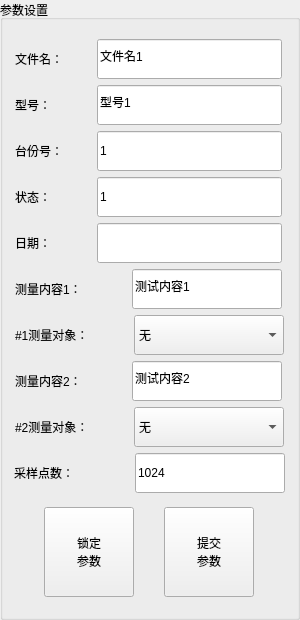
           <widget class="QGroupBox" name="Box_paramsDefine">
            <property name="minimumSize">
             <size>
              <width>300</width>
              <height>620</height>
             </size>
            </property>
            <property name="maximumSize">
             <size>
              <width>300</width>
              <height>750</height>
             </size>
            </property>
            <property name="sizeIncrement">
             <size>
              <width>0</width>
              <height>0</height>
             </size>
            </property>
            <property name="title">
             <string>参数设置</string>
            </property>
            <layout class="QGridLayout" name="gridLayout_28">
             <item row="0" column="0">
              <layout class="QVBoxLayout" name="verticalLayout_24">
               <item>
                <layout class="QHBoxLayout" name="horizontalLayout_32">
                 <item>
                  <widget class="QLabel" name="label_49">
                   <property name="maximumSize">
                    <size>
                     <width>75</width>
                     <height>35</height>
                    </size>
                   </property>
                   <property name="sizeIncrement">
                    <size>
                     <width>0</width>
                     <height>0</height>
                    </size>
                   </property>
                   <property name="text">
                    <string>文件名：</string>
                   </property>
                  </widget>
                 </item>
                 <item>
                  <widget class="QLineEdit" name="Edit_fileName_3">
                   <property name="enabled">
                    <bool>true</bool>
                   </property>
                   <property name="minimumSize">
                    <size>
                     <width>185</width>
                     <height>0</height>
                    </size>
                   </property>
                   <property name="maximumSize">
                    <size>
                     <width>150</width>
                     <height>40</height>
                    </size>
                   </property>
                   <property name="text">
                    <string>文件名1</string>
                   </property>
                  </widget>
                 </item>
                </layout>
               </item>
               <item>
                <layout class="QHBoxLayout" name="horizontalLayout_33">
                 <item>
                  <widget class="QLabel" name="label_50">
                   <property name="maximumSize">
                    <size>
                     <width>75</width>
                     <height>35</height>
                    </size>
                   </property>
                   <property name="text">
                    <string>型号：</string>
                   </property>
                  </widget>
                 </item>
                 <item>
                  <widget class="QLineEdit" name="Edit_typeNum_3">
                   <property name="enabled">
                    <bool>true</bool>
                   </property>
                   <property name="maximumSize">
                    <size>
                     <width>185</width>
                     <height>40</height>
                    </size>
                   </property>
                   <property name="text">
                    <string>型号1</string>
                   </property>
                  </widget>
                 </item>
                </layout>
               </item>
               <item>
                <layout class="QHBoxLayout" name="horizontalLayout_37">
                 <item>
                  <widget class="QLabel" name="label_51">
                   <property name="maximumSize">
                    <size>
                     <width>75</width>
                     <height>35</height>
                    </size>
                   </property>
                   <property name="text">
                    <string>台份号：</string>
                   </property>
                  </widget>
                 </item>
                 <item>
                  <widget class="QLineEdit" name="Edit_unitNumber_3">
                   <property name="enabled">
                    <bool>true</bool>
                   </property>
                   <property name="minimumSize">
                    <size>
                     <width>185</width>
                     <height>0</height>
                    </size>
                   </property>
                   <property name="maximumSize">
                    <size>
                     <width>150</width>
                     <height>40</height>
                    </size>
                   </property>
                   <property name="text">
                    <string>1</string>
                   </property>
                  </widget>
                 </item>
                </layout>
               </item>
               <item>
                <layout class="QHBoxLayout" name="horizontalLayout_38">
                 <item>
                  <widget class="QLabel" name="label_52">
                   <property name="maximumSize">
                    <size>
                     <width>75</width>
                     <height>35</height>
                    </size>
                   </property>
                   <property name="text">
                    <string>状态：</string>
                   </property>
                  </widget>
                 </item>
                 <item>
                  <widget class="QLineEdit" name="Edit_status_3">
                   <property name="enabled">
                    <bool>true</bool>
                   </property>
                   <property name="minimumSize">
                    <size>
                     <width>185</width>
                     <height>0</height>
                    </size>
                   </property>
                   <property name="maximumSize">
                    <size>
                     <width>150</width>
                     <height>40</height>
                    </size>
                   </property>
                   <property name="text">
                    <string>1</string>
                   </property>
                  </widget>
                 </item>
                </layout>
               </item>
               <item>
                <layout class="QHBoxLayout" name="horizontalLayout_39">
                 <item>
                  <widget class="QLabel" name="label_53">
                   <property name="maximumSize">
                    <size>
                     <width>75</width>
                     <height>35</height>
                    </size>
                   </property>
                   <property name="text">
                    <string>日期：</string>
                   </property>
                  </widget>
                 </item>
                 <item>
                  <widget class="QLineEdit" name="Edit_dateTime_3">
                   <property name="enabled">
                    <bool>true</bool>
                   </property>
                   <property name="minimumSize">
                    <size>
                     <width>185</width>
                     <height>0</height>
                    </size>
                   </property>
                   <property name="maximumSize">
                    <size>
                     <width>150</width>
                     <height>40</height>
                    </size>
                   </property>
                  </widget>
                 </item>
                </layout>
               </item>
               <item>
                <layout class="QHBoxLayout" name="horizontalLayout_40">
                 <item>
                  <widget class="QLabel" name="label_54">
                   <property name="maximumSize">
                    <size>
                     <width>110</width>
                     <height>35</height>
                    </size>
                   </property>
                   <property name="text">
                    <string>测量内容1：</string>
                   </property>
                  </widget>
                 </item>
                 <item>
                  <widget class="QLineEdit" name="Edit_detectContentOne_3">
                   <property name="enabled">
                    <bool>true</bool>
                   </property>
                   <property name="minimumSize">
                    <size>
                     <width>150</width>
                     <height>0</height>
                    </size>
                   </property>
                   <property name="maximumSize">
                    <size>
                     <width>150</width>
                     <height>40</height>
                    </size>
                   </property>
                   <property name="text">
                    <string>测试内容1</string>
                   </property>
                  </widget>
                 </item>
                </layout>
               </item>
               <item>
                <layout class="QHBoxLayout" name="horizontalLayout_41">
                 <item>
                  <widget class="QLabel" name="label_55">
                   <property name="maximumSize">
                    <size>
                     <width>112</width>
                     <height>35</height>
                    </size>
                   </property>
                   <property name="text">
                    <string>#1测量对象：</string>
                   </property>
                  </widget>
                 </item>
                 <item>
                  <widget class="QComboBox" name="Box_detectObjOne_3">
                   <property name="enabled">
                    <bool>true</bool>
                   </property>
                   <property name="minimumSize">
                    <size>
                     <width>150</width>
                     <height>0</height>
                    </size>
                   </property>
                   <property name="maximumSize">
                    <size>
                     <width>150</width>
                     <height>40</height>
                    </size>
                   </property>
                   <item>
                    <property name="text">
                     <string>无</string>
                    </property>
                   </item>
                   <item>
                    <property name="text">
                     <string>上端面</string>
                    </property>
                   </item>
                   <item>
                    <property name="text">
                     <string>下端面</string>
                    </property>
                   </item>
                   <item>
                    <property name="text">
                     <string>内径</string>
                    </property>
                   </item>
                   <item>
                    <property name="text">
                     <string>外径</string>
                    </property>
                   </item>
                  </widget>
                 </item>
                </layout>
               </item>
               <item>
                <layout class="QHBoxLayout" name="horizontalLayout_42">
                 <item>
                  <widget class="QLabel" name="label_56">
                   <property name="maximumSize">
                    <size>
                     <width>110</width>
                     <height>35</height>
                    </size>
                   </property>
                   <property name="text">
                    <string>测量内容2：</string>
                   </property>
                  </widget>
                 </item>
                 <item>
                  <widget class="QLineEdit" name="Edit_detectContentTwo_3">
                   <property name="enabled">
                    <bool>true</bool>
                   </property>
                   <property name="minimumSize">
                    <size>
                     <width>150</width>
                     <height>0</height>
                    </size>
                   </property>
                   <property name="maximumSize">
                    <size>
                     <width>150</width>
                     <height>40</height>
                    </size>
                   </property>
                   <property name="text">
                    <string>测试内容2</string>
                   </property>
                  </widget>
                 </item>
                </layout>
               </item>
               <item>
                <layout class="QHBoxLayout" name="horizontalLayout_43">
                 <item>
                  <widget class="QLabel" name="label_57">
                   <property name="maximumSize">
                    <size>
                     <width>112</width>
                     <height>35</height>
                    </size>
                   </property>
                   <property name="text">
                    <string>#2测量对象：</string>
                   </property>
                  </widget>
                 </item>
                 <item>
                  <widget class="QComboBox" name="Box_detectObjTwo_3">
                   <property name="enabled">
                    <bool>true</bool>
                   </property>
                   <property name="minimumSize">
                    <size>
                     <width>150</width>
                     <height>0</height>
                    </size>
                   </property>
                   <property name="maximumSize">
                    <size>
                     <width>150</width>
                     <height>40</height>
                    </size>
                   </property>
                   <item>
                    <property name="text">
                     <string>无</string>
                    </property>
                   </item>
                   <item>
                    <property name="text">
                     <string>上端面</string>
                    </property>
                   </item>
                   <item>
                    <property name="text">
                     <string>下端面</string>
                    </property>
                   </item>
                   <item>
                    <property name="text">
                     <string>内径</string>
                    </property>
                   </item>
                   <item>
                    <property name="text">
                     <string>外径</string>
                    </property>
                   </item>
                  </widget>
                 </item>
                </layout>
               </item>
               <item>
                <layout class="QHBoxLayout" name="horizontalLayout_44">
                 <item>
                  <widget class="QLabel" name="label_58">
                   <property name="maximumSize">
                    <size>
                     <width>115</width>
                     <height>35</height>
                    </size>
                   </property>
                   <property name="text">
                    <string>采样点数：</string>
                   </property>
                  </widget>
                 </item>
                 <item>
                  <widget class="QLineEdit" name="Edit_smaplingPoints_3">
                   <property name="enabled">
                    <bool>true</bool>
                   </property>
                   <property name="minimumSize">
                    <size>
                     <width>150</width>
                     <height>0</height>
                    </size>
                   </property>
                   <property name="maximumSize">
                    <size>
                     <width>150</width>
                     <height>40</height>
                    </size>
                   </property>
                   <property name="text">
                    <string>1024</string>
                   </property>
                  </widget>
                 </item>
                </layout>
               </item>
              </layout>
             </item>
             <item row="1" column="0">
              <layout class="QGridLayout" name="gridLayout_14">
               <property name="spacing">
                <number>0</number>
               </property>
               <item row="0" column="0">
                <widget class="QPushButton" name="Btn_modifyAndlockParams_3">
                 <property name="minimumSize">
                  <size>
                   <width>90</width>
                   <height>90</height>
                  </size>
                 </property>
                 <property name="maximumSize">
                  <size>
                   <width>90</width>
                   <height>90</height>
                  </size>
                 </property>
                 <property name="styleSheet">
                  <string notr="true">font: 25 18pt &quot;Microsoft YaHei&quot;;</string>
                 </property>
                 <property name="text">
                  <string>锁定
参数</string>
                 </property>
                </widget>
               </item>
               <item row="0" column="1">
                <widget class="QPushButton" name="Btn_submitParams_3">
                 <property name="minimumSize">
                  <size>
                   <width>90</width>
                   <height>90</height>
                  </size>
                 </property>
                 <property name="maximumSize">
                  <size>
                   <width>90</width>
                   <height>90</height>
                  </size>
                 </property>
                 <property name="styleSheet">
                  <string notr="true">font: 25 18pt &quot;Microsoft YaHei&quot;;</string>
                 </property>
                 <property name="text">
                  <string>提交
参数</string>
                 </property>
                </widget>
               </item>
              </layout>
             </item>
            </layout>
           </widget>
